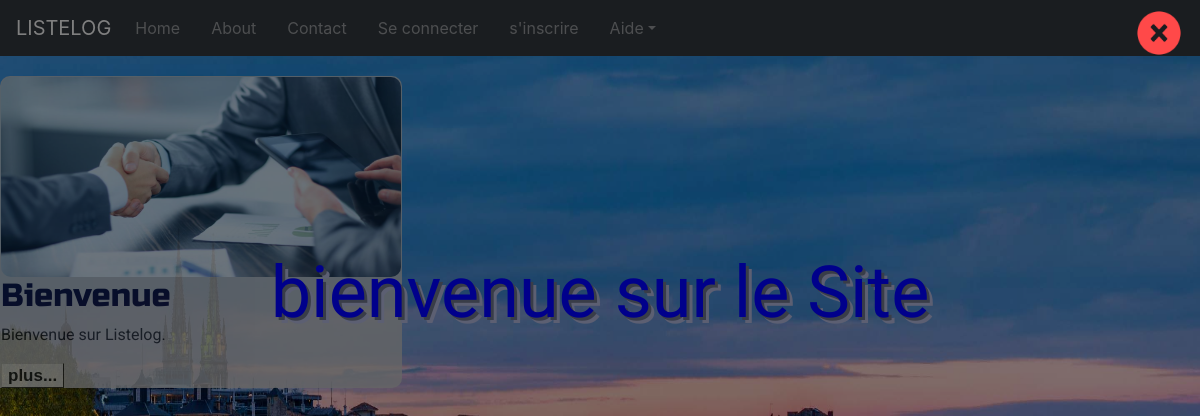
The page / on the database its author committed.
### bde/models.py (models this page shows, shortened)
class News(models.Model):
    Titre=models.CharField(max_length=50)
    Description=models.TextField(max_length=300)
    image=models.ImageField(upload_to="news_images",default="media/defaultbde.png",null=True)
    T1=models.CharField(max_length=50)
    D2=models.TextField(max_length=300)

### bde/views.py (the view)
# urls.py: path('', views.index),
def index(request):#affiche l'index
    utilobj=None
    notif=notification(request)
    i=0
    news=models.News.objects.all()
    if notif != None:
        notif=notif.replace("_", " ")
    if request.user.is_authenticated:
        utilobj=request.user.etudiant
    return render(request,'bde/index.html',
    {'bde_liste':models.bde.objects.all(),'user':utilobj,'notification':notif,'news':news,'iter':i})#changer le get en polymorphisme

### bde/views.py (called while the page is built)
def notification(request):
    if 'connecte' in request.GET:
        return 'connecte'
    elif 'deconnecte' in request.GET:
        return 'deconnecte'
    elif 'vous_appartenez_deja_a_un_bde' in request.GET:
        return 'vous_appartenez_deja_a_un_bde'
    elif 'Veuillez_integrer_un_bde_ou_en_ajouter_un' in request.GET:
        return 'Veuillez_integrer_un_bde_ou_en_ajouter_un'
    elif 'veuillez_consulter_votre_mail' in request.GET:
        return 'veuillez_consulter_votre_mail'
    elif 'votre_compte_est_deja_actif' in request.GET:
        return 'votre compte est deja actif'
    elif "Veuillez_d'abord_quitter_votre_association" in request.GET:
        return "Veuillez_d'abord_quitter_votre_association"
    else:
        return None

### bde/templates/bde/index.html (shortened to what this page needs)
{%extends "base.html"%}
{%load static%}
{%block head%}
        <link rel="stylesheet" type="text/css" href="{% static "css/stylefeuille.css"%}">
{%endblock head%}
{%block content%}
<div id="diap0">
  <img src="{% static "images/close.png" %}" id="quitimg" style="-webkit-animation: mymove 2s infinite;
    animation: mymove 2s infinite;" onclick="quit0()">
    <div id="diapht">
    <h1 style="color: darkblue;font: 72px 'Sansita';text-shadow: 3px 3px 0px #393D48, 6px 6px 0px #5c5f72;">
bienvenue sur le Site</h1></div>
</div>
<div id="left">
<table border="1" frame="void" id="tabl1">
<tr>
{%for article in news%}
<td style="width:200px">
<section>
<article>
<img src="{{article.image.url}}" id="pres" width="400px" height="200px"/>
<h1 style="word-break:normal;color:#000033;">{{article.Titre}}</h1>
<p style="word-break: normal;">{{article.Description}}</p>
<a name="link" onclick="writep(h0,p0,num)">plus...</a>
</article>
</section>
</td>
{%endfor%}
</tr>
</table>
</div>
</html>
{%endblock content%}

### listelog/static/css/stylefeuille.css (style rules this page uses)
html { position: relative; min-width: 1024px; min-height: 768px; height: 100%; overflow-x: hidden; height:100%; }
body { background-image:url("images/vinews.jpg"); background-attachment: fixed; background-repeat: no-repeat; background-size: 100% 100%; }
h1 { font-family: 'Russo One', sans-serif; font-size: 200%; }
p { font-family: 'Roboto', sans-serif; }
td { background-color:#cccccc; }
a[name="link"] { border-style: outset; font-weight:bold; font: bold 17px Arial; text-decoration: none; background-color: #EEEEEE; color: #333333; padding: 2px 6px 2px 6px; border-top: 1px solid #CCCCCC; border-right: 1px solid #333333; border-bottom: 1px solid #333333; border-left: 1px solid #CCCCCC; cursor:pointer; }
table { border-spacing: 10px; }
td { opacity: 0.8; -webkit-transition: .4s ease-in-out opacity; -moz-transition: .4s ease-in-out opacity; -o-transition: .4s ease-in-out opacity; transition: .4s ease-in-out opacity; border-top-left-radius:10px; border-top-right-radius:10px; border-bottom-right-radius:10px; border-style:solid; }
#pres { border-radius: 10px; }
#quitimg { position:absolute; top: 8px; right: 16px; width:50px; height:50px; -webkit-transition:width 1s, height 1s; -moz-transition: width 1s, height 1s; -o-transition: width 1s, height 1s; transition: width 1s, height 1s; }
#diapht { text-align:center; padding: 250px; font-size:150px; animation-duration: 1s; animation-name: slidein; }
#diap0 { position: fixed; display: block; width: 100%; height: 100%; top: 0; left: 0; right: 0; bottom: 0; background-color: rgba(0,0,0,0.5); z-index: 4; cursor: pointer; overflow-x: hidden; overflow-y: hidden; }
#left { margin-top: 20px; }

### rows shown on the page
News: image (picture), Titre "Bienvenue", Description "Bienvenue sur Listelog."
